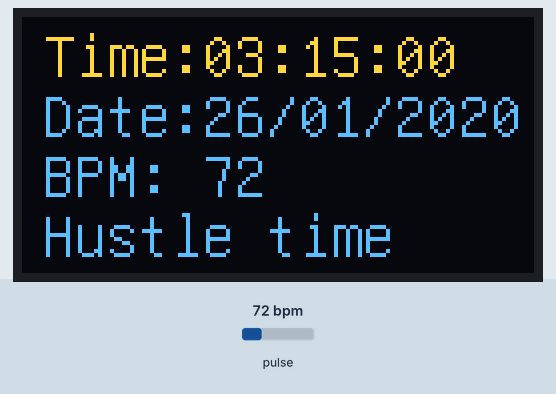
Simulated run of this sketch. Board: Arduino Uno, built with avr-gcc and run on an emulated ATmega328P. Parts: 128×64 one-colour display. The test bench sets the inputs (shaded band); at power-on: pulse 72 bpm. The OLED is the two-colour kind (top 16 rows yellow); what the sketch prints to the serial monitor is not drawn.

Above: at 1.2 s.
1.3 s: pulse set to 130 bpm
At 3.0 s:
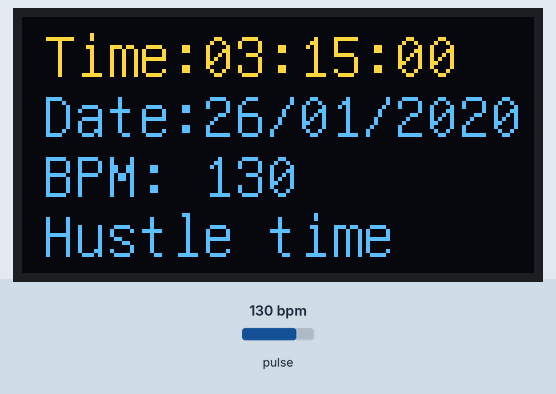
3.4 s: pulse set to 42 bpm
At 4.3 s:
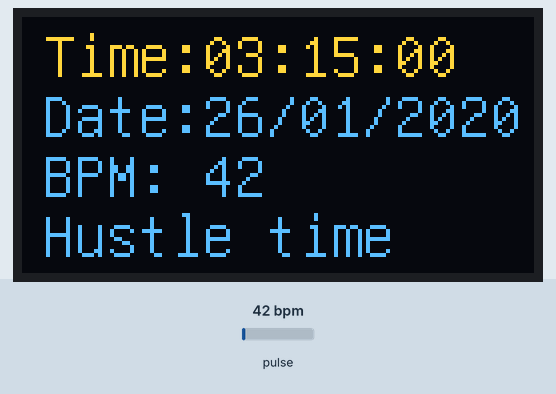
5.3 s: pulse set to 70 bpm
At 6.6 s:
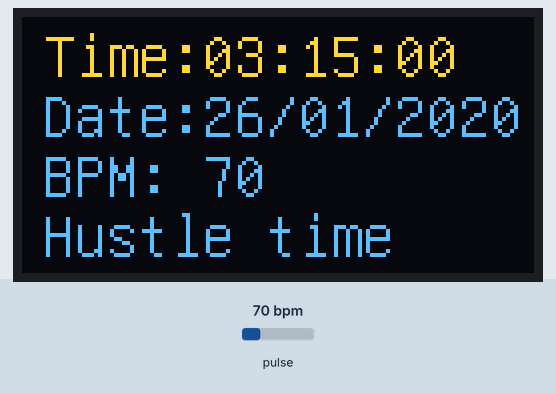
Timing chart, 0 to 8.3 s (numbered marks = the images above; inputs shaded):
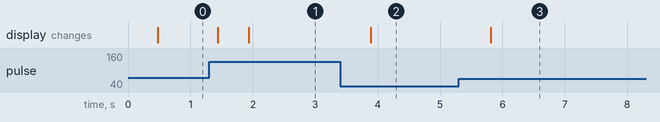

Measured:
- after the input at 1.3 s, the display: first changes after 0.14 s (image 1 shows a later state)
- after the input at 3.4 s, the display: changes after 0.49 s (image 2)
- after the input at 5.3 s, the display: changes after 0.52 s (image 3)

The sketch:

trial.ino
```cpp
#include "U8glib.h"
#define USE_ARDUINO_INTERRUPTS true    // Set-up low-level interrupts for most acurate BPM math.
#include <PulseSensorPlayground.h>     // Includes the PulseSensorPlayground Library.
//#include<SoftwareSerial.h>

#define TIME_HEADER  "T"   // Header tag for serial time sync message
#define TIME_REQUEST  7    // ASCII bell character requests a time sync message
//SoftwareSerial Serial1(2,3);

//  Variables
int myBPM=78,spike=0;
int preBPM=myBPM;
String str;
const int PulseWire = A1;       // PulseSensor PURPLE WIRE connected to ANALOG PIN 0
int Threshold = 450;           // Determine which Signal to "count as a beat" and which to ignore.
                               // Use the "Gettting Started Project" to fine-tune Threshold Value beyond default setting.
                               // Otherwise leave the default "550" value.

PulseSensorPlayground pulseSensor;  // Creates an instance of the PulseSensorPlayground object called "pulseSensor"

U8GLIB_SH1106_128X64 u8g(10, 9, 12, 11, 13);  // D0=13, D1=11, CS=10, DC=9, Reset=8

void setup(void) {
  Serial.begin(9600);
  //Serial1.begin(9600);
   //setSyncProvider( requestSync);  //set function to call when sync required
  pulseSensor.analogInput(PulseWire);
  pulseSensor.setThreshold(Threshold);

  // Double-check the "pulseSensor" object was created and "began" seeing a signal.
   if (pulseSensor.begin()) {
    Serial.println("We created a pulseSensor Object !");  //This prints one time at Arduino power-up,  or on Arduino reset.
  }
}

void loop(void)
{
   u8g.firstPage();
  do {
    //draw();
    u8g.setFont(u8g_font_unifont);  // select font
  u8g.drawStr(5, 15, "Time:03:15:00");  // put string of display at position X, Y
  u8g.drawStr(5, 30, "Date:26/01/2020");
  u8g.drawStr(5, 45, "BPM:");
  myBPM = pulseSensor.getBeatsPerMinute();  // Calls function on our pulseSensor object that returns BPM as an "int".
                                               // "myBPM" hold this BPM value now.
  myBPM=myBPM;

if (pulseSensor.sawStartOfBeat()){
  // Constantly test to see if "a beat happened".
  if(myBPM>0 && myBPM<150)
  {
 Serial.println("♥  A HeartBeat Happened ! "); // If test is "true", print a message "a heartbeat happened".
 Serial.print("BPM: ");                        // Print phrase "BPM:"
 Serial.println(myBPM);                        // Print the value inside of myBPM.
  }

  if(myBPM>preBPM+60)
  {
    spike=1;
  }
}
  u8g.setPrintPos(45, 45);  // set position
  u8g.print(myBPM);  // display temperature from DHT11
  if(spike==1)
  {
  u8g.setPrintPos(5, 60);  // set position
  u8g.print("Please chill");  // display temperature from DHT11
  delay(2000);
  spike=0;
  }

  else
  {
    u8g.setPrintPos(5, 60);  // set position
  u8g.print("Hustle time");  // display temperature from DHT11
  }
  } while( u8g.nextPage() );

  //delay(5000);  // Delay of 5sec before accessing DHT11 (min - 2sec)
  String str=String(";")+String(myBPM)+String(";");
  //Serial.println(str);
  //Serial1.println(str);
}
```
